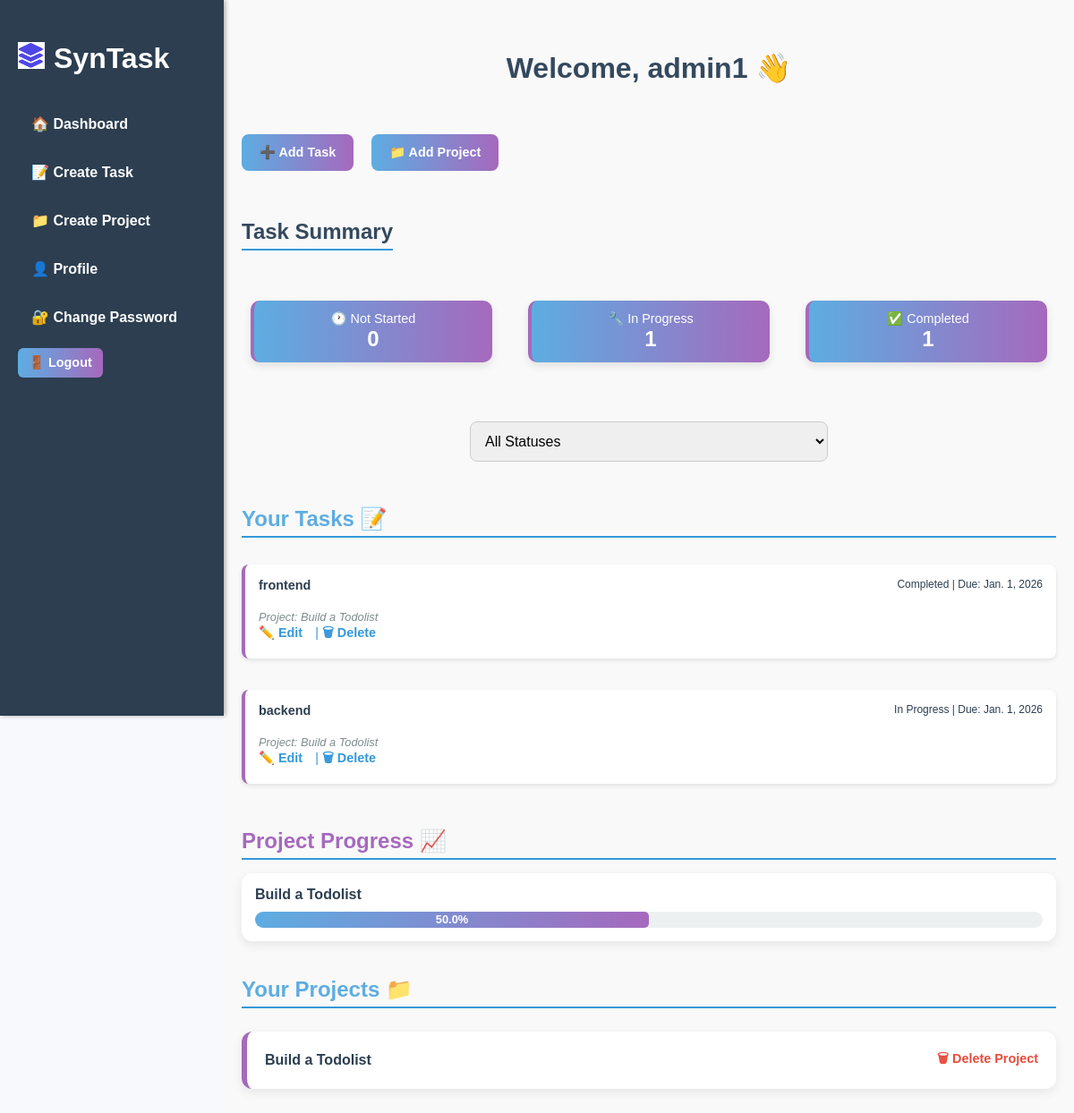
Page /accounts/ (signed in) on the committed database.
### synapp/models.py (models this page shows, shortened)
class Task(models.Model):
    STATUS_CHOICES = (
    ('Not Started', 'Not Started'),
    ('In Progress', 'In Progress'),
    ('Completed', 'Completed'),
)
    project= models.ForeignKey(Project, related_name='tasks', on_delete=models.CASCADE)
    title =models.CharField(max_length=100)
    description=models.TextField()
    due_date=models.DateField()
    status=models.CharField(max_length=20, choices=STATUS_CHOICES, default='Not Started')
    user=models.ForeignKey(User,on_delete=models.CASCADE)

class Project(models.Model):
    name= models.CharField(max_length=100)
    description = models.TextField()
    user= models.ForeignKey(User, on_delete=models.CASCADE)
    created_at =models.DateTimeField(auto_now_add=True)

### synapp/views.py (the view)
# urls.py: path('', dashboard, name='dashboard'),
@login_required
def dashboard(request):
    tasks = Task.objects.filter(user=request.user)
    status_filter = request.GET.get('status', None)
    if status_filter:
        valid_statuses = ['Not Started', 'In Progress', 'Completed']
        if status_filter in valid_statuses:
            tasks = tasks.filter(status=status_filter)
    not_started_count = tasks.filter(status='Not Started').count()
    in_progress_count = tasks.filter(status='In Progress').count()
    completed_count = tasks.filter(status='Completed').count()
    project_progress = []
    projects = Project.objects.filter(user=request.user)
    for project in projects:
        tasks_in_project = Task.objects.filter(project=project)
        total_tasks = tasks_in_project.count()
        completed_tasks = tasks_in_project.filter(status='Completed').count()
        percentage = (completed_tasks / total_tasks * 100) if total_tasks > 0 else 0
        project_progress.append({'name': project.name, 'percentage': percentage})
    return render(request, 'synapp/dashboard.html', {
        'tasks': tasks,
        'not_started_count': not_started_count,
        'in_progress_count': in_progress_count,
        'completed_count': completed_count,
        'project_progress': project_progress,
        'projects': projects
    })

### synapp/templates/synapp/dashboard.html (shortened to what this page needs)
{% extends 'synapp/base.html' %}
{% load static %}
{% block content %}
<div class="dashboard-layout">
  <aside class="sidebar">
    <div class="sidebar-logo">
      <h2>SynTask</h2>
    </div>
    <nav class="sidebar-nav">
      <a href="{% url 'dashboard' %}" >🏠 Dashboard</a>
      <a href="{% url 'task-create' %}">📝 Create Task</a>
      <a href="{% url 'project-create' %}">📁 Create Project</a>
      <a href="{% url 'profile-settings' %}">👤 Profile</a>
      <a href="{% url 'password_change' %}">🔐 Change Password</a>
      <form method="post" action="{% url 'logout' %}">
        <button class="logout-btn">🚪 Logout</button>
      </form>
    </nav>
  </aside>
  <main class="dashboard-main">
    <div class="dashboard-header">
      <div class="user-info">
        <h2>Welcome, {{ request.user.username }} 👋</h2>
      </div>
    </div>
    <div class="quick-actions">
      <a class="btn-link" href="{% url 'task-create' %}">➕ Add Task</a>
      <a class="btn-link" href="{% url 'project-create' %}">📁 Add Project</a>
    </div>
    <div class="summary-section">
      <h3>Task Summary</h3>
      <ul class="summary-list">
        <li class="status-card">
          <span>🕐 Not Started</span>
          <div>{{ not_started_count }}</div>
        </li>
        <li class="status-card">
          <span>🔧 In Progress</span>
          <div>{{ in_progress_count }}</div>
        </li>
        <li class="status-card">
          <span>✅ Completed</span>
          <div>{{ completed_count }}</div>
        </li>
      </ul>
    </div>
    <form method="get" class="filter-form">
      <select name="status" onchange="this.form.submit()">
        <option value="">All Statuses</option>
      </select>
    </form>
    <section class="task-list">
      <h3>Your Tasks 📝</h3>
      {% if tasks %}
        <ul>
          {% for task in tasks %}
            <li class="task-card">
              <div class="task-header">
                <strong>{{ task.title }}</strong>
                <small>{{ task.status }} | Due: {{ task.due_date }}</small>
              </div>
              <div class="task-meta">
                {% if task.project %}
                  <em>Project: {{ task.project.name }}</em>
                {% endif %}
                <div class="task-actions">
                  <a href="{% url 'task-update' task.id %}">✏️ Edit</a> |
                  <a href="{% url 'task-delete' task.id %}">🗑 Delete</a>
                </div>
              </div>
            </li>
          {% endfor %}
        </ul>
      {% else %}
        <p>No tasks found.</p>
      {% endif %}
    </section>
    <section class="project-progress">
      <h3>Project Progress 📈</h3>
      {% for project in project_progress %}
        <div class="progress-wrapper">
          <strong>{{ project.name }}</strong>
          <div class="progress-bar-container">
            <div class="progress-bar" style="width: {{ project.percentage }}%;">{{ project.percentage }}%</div>
          </div>
        </div>
      {% endfor %}
    </section>
    <section class="project-list">
      <h3>Your Projects 📁</h3>
      <ul>
        {% for project in projects %}
          <li>
            <strong>{{ project.name }}</strong>
            <a href="{% url 'project-delete' project.id %}">🗑 Delete Project</a>
          </li>
        {% endfor %}
      </ul>
    </section>
  </main>
</div>
{% endblock %}

### synapp/templates/synapp/base.html (shortened to what this page needs)
{% load static %}
<!DOCTYPE html>
<html lang="en">
<head>
    <link rel="stylesheet" href="{% static 'css/styles.css' %}">
    <link rel="stylesheet" href="https://cdnjs.cloudflare.com/ajax/libs/font-awesome/5.15.4/css/all.min.css">
</head>
<body>
    <main>
        {% block content %}
        {% endblock %}
    </main>
    {% if user.is_authenticated %}
  <div class="sidebar">
    <aside class="sidebar">
        <div class="sidebar-logo">
          <img src="{% static 'images/logo.png' %}" alt="SynTask Logo">
          <h2>SynTask</h2>
        </div>
        <nav class="sidebar-nav">
          <a href="{% url 'dashboard' %}" >🏠 Dashboard</a>
          <a href="{% url 'task-create' %}">📝 Create Task</a>
          <a href="{% url 'project-create' %}">📁 Create Project</a>
          <a href="{% url 'profile-settings' %}">👤 Profile</a>
          <a href="{% url 'password_change' %}">🔐 Change Password</a>
          <form method="post" action="{% url 'logout' %}">
            <button class="logout-btn">🚪 Logout</button>
          </form>
        </nav>
      </aside>
  </div>
  {% endif %}
</body>
</html>

### rows in the picture
Task: title "frontend", status "Completed", due_date "Jan. 1, 2026", project.name "Build a Todolist"
Task: title "backend", status "In Progress", due_date "Jan. 1, 2026", project.name "Build a Todolist"
Project: name "Build a Todolist", name "Build a Todolist"

### other values in the picture
{{ request.user.username }} "admin1"
{{ not_started_count }} "0"
{{ in_progress_count }} "1"
{{ completed_count }} "1"
{{ project.percentage }} "50.0"
